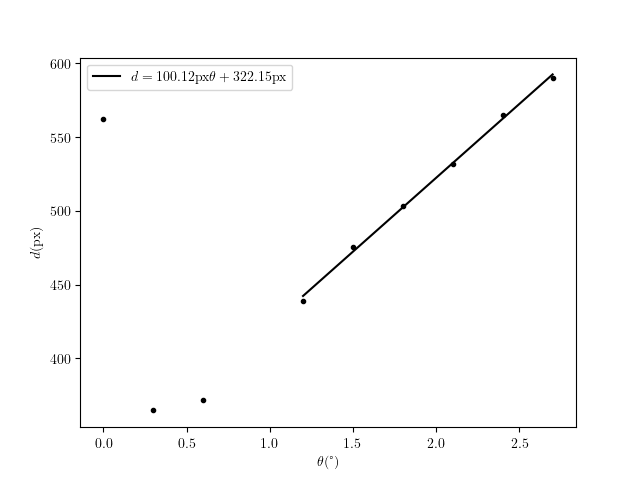

Reproduce this figure in Python.
import numpy as np
import matplotlib.pyplot as plt
from PIL import Image

plt.rc("text", usetex = True)
plt.rc("text.latex", preamble = r"\usepackage[utf8]{inputenc} \usepackage{siunitx} \usepackage[version = 4]{mhchem} \usepackage{physics}")
plt.rc("font", **{"family": "serif", "serif": ["Computer Modern"]})

angles_raw = ["0", "0,3", "0,6", "1,2", "1,5", "1,8", "2,1", "2,4", "2,7"]
angles = np.array([float(num.replace(",",".")) for num in angles_raw])
photos = np.array([np.array(Image.open("haz("+angle+"grados).tif").convert("L")) for angle in angles_raw])

#We take a naive approach towards the calculation of the centroid by splitting in half the picture. This should work relatively well after the fourth photo.

centroids_L = np.zeros((len(angles), 2))
centroids_R = np.zeros((len(angles), 2))

for i in range(0,len(angles)):

	photo_L = photos[i,:,:640]
	photo_R = photos[i,:,640:]
	for n in range(0,len(photo_L)):
		for m in range(0,len(photo_L[n])):
			centroids_L[i,0] += photo_L[n,m]*m
			centroids_L[i,1] += photo_L[n,m]*n
			centroids_R[i,0] += photo_R[n,m]*(m+640)
			centroids_R[i,1] += photo_R[n,m]*n
	centroids_L[i] = centroids_L[i]/np.sum(photo_L)
	centroids_R[i] = centroids_R[i]/np.sum(photo_R)

distances = np.linalg.norm(centroids_L-centroids_R, axis = 1)

fit = np.polyfit(angles[3:], distances[3:], 1)

fig, ax = plt.subplots()
ax.errorbar(angles, distances, xerr = 0.005, yerr = 0.5, fmt = "o", c = "k", ms = 3)
ax.plot(angles[3:], fit[0]*angles[3:]+fit[1], c = "k", label = r"$d = %.2f \si{px} \theta + %.2f \si{px}$" % (fit[0], fit[1]))
ax.set_xlabel(r"$\theta(\si{\degree})$")
ax.set_ylabel(r"$d(\si{px})$")
ax.legend()
fig.savefig("calibracion.png")
plt.close(fig)
